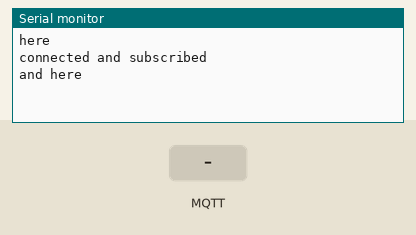
This sketch was run on a simulated Arduino Uno, built with avr-gcc and run on an emulated ATmega328P. Shown: the last lines printed to the serial monitor. The test bench sets the inputs (shaded band). No MQTT or app messages arrive unless stated.

Above: at 1.2 s.
1.3 s: MQTT message "r" arrives on the first subscribed topic
At 1.9 s:
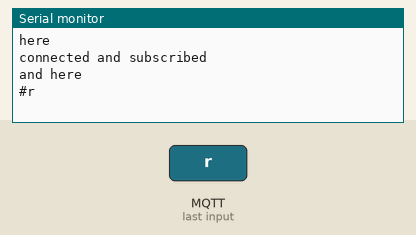
2.8 s: MQTT message "g" arrives on the first subscribed topic
At 4.0 s:
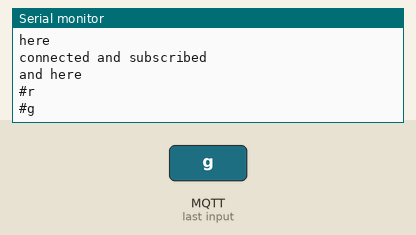
4.3 s: MQTT message "b" arrives on the first subscribed topic
At 5.4 s:
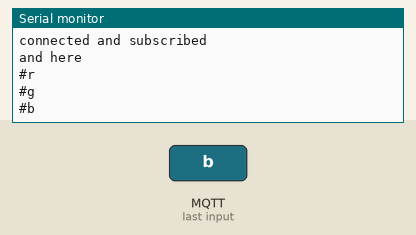
5.8 s: MQTT message "5" arrives on the first subscribed topic
At 6.5 s:
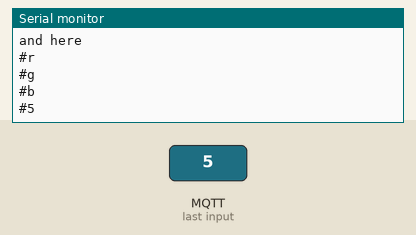

Measured:
- after the input at 1.3 s, the serial monitor: prints a new line at once (image 1)
- after the input at 2.8 s, the serial monitor: prints a new line at once (image 2)
- after the input at 4.3 s, the serial monitor: prints a new line at once (image 3)
- after the input at 5.8 s, the serial monitor: prints a new line at once (image 4)

The sketch:

mqtt_controlled_leds.ino
```cpp
#include <SPI.h>
#include <Ethernet.h>
#include "PubSubClient.h"

#define RED 7
#define GREEN 9
#define BLUE 3

char clientID[] = "roomLEDtest";
char onTopic[] = "system/leds/room";
char inTopic[] = "room/lights/strips/#";
String reply[30];

//network information
byte server[] = { 192, 168, 1, 100 };
int port = 1882;
byte mac[] = { 0xAA, 0xAA, 0xAA, 0xAA, 0xAA, 0xCC };
byte ip[] = { 192, 168, 1, 77 };


// Callback function header
void callback(char* topic, byte* payload, unsigned int length);

EthernetClient ethClient;
PubSubClient client(server, port, callback, ethClient);

void parse(String message, String topic){
	String channel = topic.substring(topic.length() - 1, topic.length());
	int outPort;
		Serial.print(channel);
		Serial.println(message);
		if (channel == "r"){
			outPort = RED;
		}
		else if (channel == "g"){
			outPort = GREEN;
		}
		else if (channel == "b"){
			outPort = BLUE;
		}
		int messageValue = constrain((message).toInt(), 0, 255);
		analogWrite(outPort, messageValue);
		//Serial.println(outPort);
		//Serial.println(messageValue);

		//reply = "print this";
		//char replyArray[200];
		//reply.toCharArray(replyArray, 200);
		//return replyArray

}

void setup() {
	Serial.begin(9600);
	Ethernet.begin(mac, ip);
	Serial.println("here");

	if (client.connect(clientID)) {
		client.publish("led/info", "ON");
		client.subscribe(inTopic);
		Serial.println("connected and subscribed");
	}
	Serial.println("and here");

}

void callback(char* topic, byte* payload, unsigned int length) {
	payload[length] = '\0';
	String strPayload = String((char*)payload);
	//Serial.println(strPayload);
	parse(strPayload, String(topic));
	//Serial.println(reply);
	//client.publish(replytopic, reply);
}

void loop() {
	client.loop();
}
```
